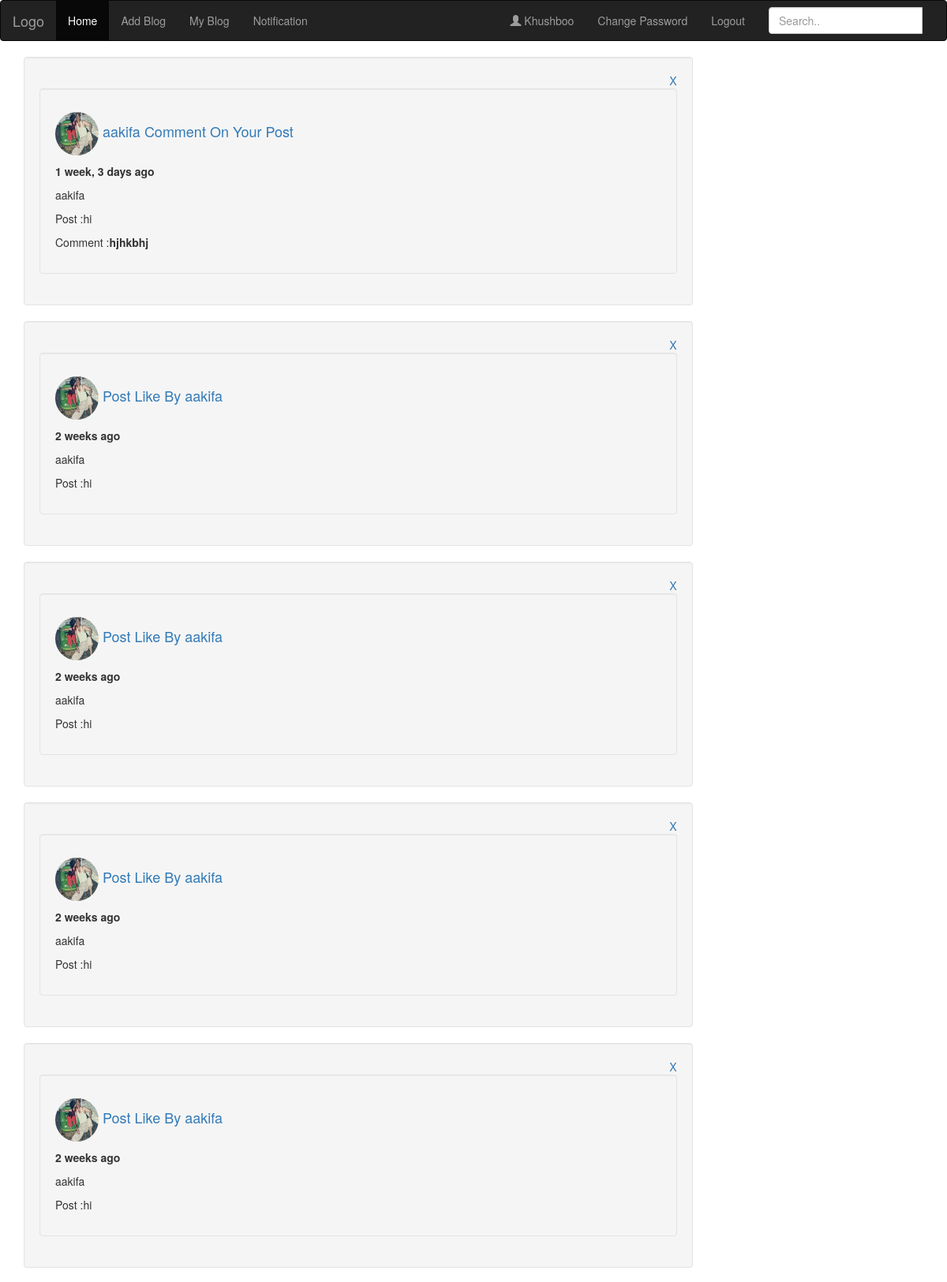
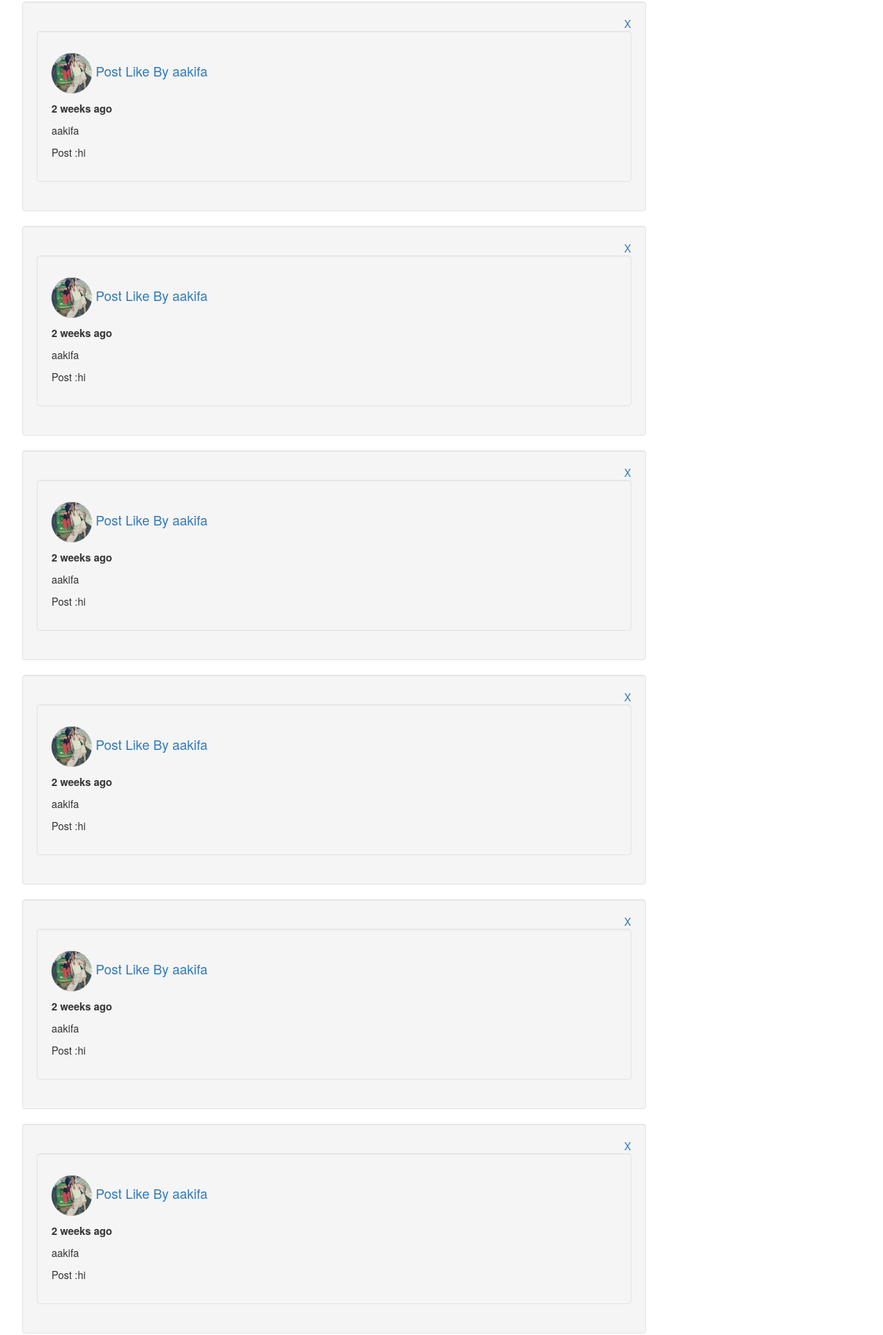
/notification/ (signed in, upper part), run on the app's committed database (2 pictures, top to bottom).
### notification/models.py (models this page shows)
class Notification(models.Model):
    NOTIFICATION_TYPE = ((1,'Like'),(2,'Comment'))
    post = models.ForeignKey('blogmanageApp.Post', on_delete = models.CASCADE,related_name = 'noti_post', blank= True, null= True)
    sender = models.ForeignKey(User, on_delete = models.CASCADE, related_name = 'noti_from_user', blank= True, null= True )
    user = models.ForeignKey(User, on_delete = models.CASCADE, related_name = 'noti_to_user', blank= True, null= True )
    notification_type = models.IntegerField(choices=  NOTIFICATION_TYPE)
    text_preview = models.CharField(max_length= 90, blank= True)
    date = models.DateTimeField(auto_now_add= True)
    is_seen = models.BooleanField(default= False)

### accountApp/models.py (models this page shows, shortened)
class Profile(models.Model):
    user = models.OneToOneField(User,on_delete = models.CASCADE)
    mobileno = models.CharField(max_length= 11)
    avatar = models.ImageField(upload_to = 'avatars/')
    location = models.CharField(max_length = 200)
    birth_date = models.DateField(null= True)
    bio = models.TextField(max_length = 500, blank=True)

### blogmanageApp/models.py (models this page shows, shortened)
@python_2_unicode_compatible
class Post(models.Model):
    title = models.CharField(max_length= 200)
    title_tag = models.CharField(max_length= 200)
    author = models.ForeignKey(User, on_delete = models.CASCADE)
    tag = models.ManyToManyField(Tag)
    body = RichTextField(blank = True, null = True)
    post_date = models.DateField(auto_now_add= True)
    Category = models.ForeignKey(Category, on_delete = models.CASCADE)
    like = models.ManyToManyField(User,related_name= 'likes')
    status = models.BooleanField( default = False , null = True)
    hit_count_generic = GenericRelation(HitCount, object_id_field='object_pk',related_query_name='hit_count_generic_relation')

### notification/views.py (the view)
# urls.py: path('',views.notification_view,name = 'notification'),
@login_required(login_url= 'login')
def notification_view(request):
    user = int(request.session['id'])
    notification =  Notification.objects.filter(user = user).filter(~Q(sender = user)).order_by('-date')
    Notification.objects.filter(user = user, is_seen = False).update(is_seen = True)
    return render(request, 'notification/notification.html',{'notification' : notification})

### notification/templates/notification/notification.html (shortened to what this page needs)
{% extends 'userApp/base.html' %}
{% load i18n %}
{% block content %}
{% load static %}
{% load humanize %}
<div class="container text-center" >
  <div class="row">
    <div id ="main_content" >
      {% for notification in notification  %}
      <div class="notification"   >
        <div class="col-sm-9">
          <div class="well text-right">
            <a href="{% url 'delete' notification.id %}" class="delete" style="align-content: center;">X</a>
          <div class="well text-left">
              {% if notification.notification_type == 1 %}
              <a href="{% url 'post' notification.post_id %}" id = "notification" notification_data ="{{ notification.post_id }}">   <b><h4>            <img src="../media/{{ notification.sender.profile.avatar }}" class="img-circle" height="55" width="55" alt="Avatar">
                Post Like By {{ notification.sender.first_name }}</h4></b></a>
            {% else %}
           <a href="{% url 'post' notification.post_id %}" id = "notification" notification_data ="{{ notification.post_id }}" ><b><h4><img src="../media/{{ notification.sender.profile.avatar }}" class="img-circle" height="55" width="55" alt="Avatar">
                {{ notification.sender.first_name }} Comment On Your Post</h4></b></a>
            {% endif %}
            <b><p>{{ notification.date|naturaltime }}</p></b>
            <p>{{ notification.sender.first_name }} </p>
            <p >Post :{{ notification.post.title }}</p>
            {% if notification.notification_type == 2 %}
            <p >Comment :<b>{{ notification.text_preview }}</b></p>
            {% endif %}
              </div>
              </div>
  </div>
</div>
{% endfor %}
</div>
</div>
</div>
{% endblock %}

### userApp/templates/userApp/base.html (shortened to what this page needs)
<!DOCTYPE html>
{% load i18n %}
<html lang="en">
<head>
  {% load static %}
  <link rel="stylesheet" href="https://maxcdn.bootstrapcdn.com/bootstrap/3.4.1/css/bootstrap.min.css">
</head>
<body  >
<nav class="navbar navbar-inverse">
  <div class="container-fluid">
    <div class="navbar-header">
      <a class="navbar-brand" href="#">Logo</a>
    </div>
    <div class="collapse navbar-collapse" id="myNavbar">
      <ul class="nav navbar-nav">
        <li class="active"><a href="{% url 'login' %}">Home</a></li>
        <li><a href="{% url 'blog' %}">Add Blog</a></li>
        <li><a href="{% url 'user_blog' %}">My Blog</a></li>
        <li><a href="{% url 'notification' %}">Notification</a></li>
      </ul>
      <div class="navbar-form navbar-right" role="search">
        <div class="form-group input-group">
          <input type="text" class="form-control" id ="search" placeholder="Search..">
        </div>
      </div>
      <ul class="nav navbar-nav navbar-right"  >
        <li><a href="{% url 'update' %}"><span class="glyphicon glyphicon-user">
        </span> {{ user.first_name }}</a></li>
        <li><a href="{% url 'password_change' %}"> Change Password </a></li>
        <li><a href="{% url 'logout' %}">Logout</a></li>
      </ul>
    </div>
  </div>
</nav>
{% block content %}
{% endblock %}
</body>
</html>

### data on the page
Notification: sender.profile.avatar (picture), sender.first_name "aakifa", date "1 week, 3 days ago", post "hi", text_preview "hjhkbhj"
Notification: sender.profile.avatar (picture), sender.first_name "aakifa", date "2 weeks ago", post "hi"
Notification: sender.profile.avatar (picture), sender.first_name "aakifa", date "2 weeks ago", post "hi"
Notification: sender.profile.avatar (picture), sender.first_name "aakifa", date "2 weeks ago", post "hi"
Notification: sender.profile.avatar (picture), sender.first_name "aakifa", date "2 weeks ago", post "hi"
Notification: sender.profile.avatar (picture), sender.first_name "aakifa", date "2 weeks ago", post "hi"
Notification: sender.profile.avatar (picture), sender.first_name "aakifa", date "2 weeks ago", post "hi"
Notification: sender.profile.avatar (picture), sender.first_name "aakifa", date "2 weeks ago", post "hi"
Notification: sender.profile.avatar (picture), sender.first_name "aakifa", date "2 weeks ago", post "hi"
Notification: sender.profile.avatar (picture), sender.first_name "aakifa", date "2 weeks ago", post "hi"
Notification: sender.profile.avatar (picture), sender.first_name "aakifa", date "2 weeks ago", post "hi"

### other printed values
{{ user.first_name }} "Khushboo"
